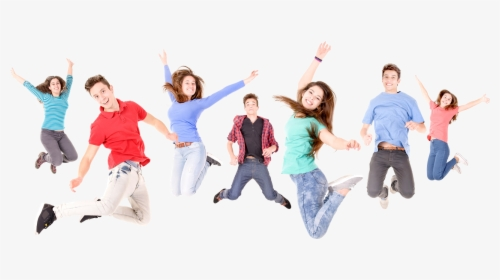
#> input picture OpenCvProject/Photos/group3.jpg, 500 x 280 px
$ python thresh.py
#> lines starting #> are read from the running program, lines starting #| are printed output that depends on the picture; after the words box and inside, x2 and y2 are one past the last pixel; in counts of white or black regions, pixels touching at a corner belong together
import cv2 as cv

img = cv.imread('Photos/group3.jpg')
#> img is the input picture: shape (280, 500, 3); mean B, G, R 227.1, 225.2, 230.6
cv.imshow('group3', img)

gray = cv.cvtColor(img, cv.COLOR_BGR2GRAY)
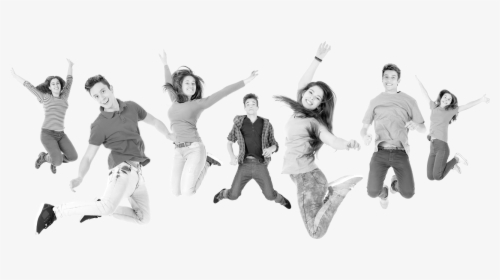
#> gray: shape (280, 500); min 6, max 255, mean 227
cv.imshow('Gray', gray)

# Simple Thresholding
threshold, thresh = cv.threshold(gray, 150, 255, cv.THRESH_BINARY)
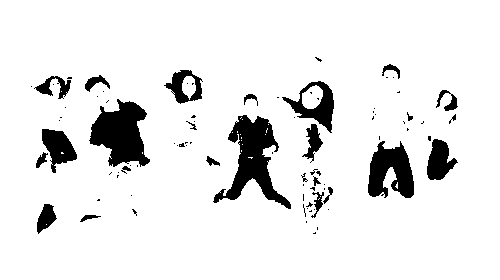
#> thresh: shape (280, 500); 90.9% white; 86 black regions (61 under 20 px), largest, box (x1, y1, x2, y2) and area: (213, 115, 291, 209) 2797, (89, 99, 150, 167) 2508, (368, 141, 414, 198) 1729
cv.imshow('Simple Thresholded', thresh)

threshold, thresh_inv = cv.threshold(gray, 150, 255, cv.THRESH_BINARY_INV)
cv.imshow('Simple Thresholded Inv', thresh_inv)

# Adaptive Thresholding
adaptive_thresh = cv.adaptiveThreshold(
    gray, 255, cv.ADAPTIVE_THRESH_GAUSSIAN_C, cv.THRESH_BINARY_INV, 11, 9)
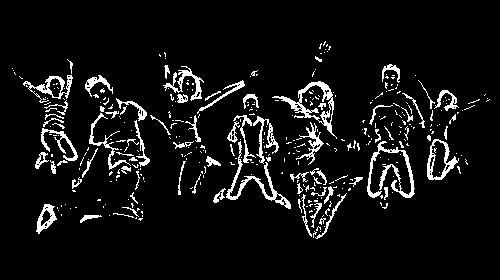
#> adaptive_thresh: shape (280, 500); 7.1% white in thin lines or dots, all inside (x1, y1, x2, y2) = (12, 41, 490, 239)
cv.imshow('adaptive_thresh', adaptive_thresh)

cv.waitKey(0)

$ run again, with OpenCvProject/Photos/group5.jpg copied over OpenCvProject/Photos/group3.jpg
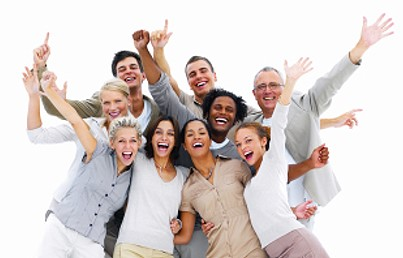
#> input picture OpenCvProject/Photos/group5.jpg, 403 x 258 px
#> img is the input picture: shape (258, 403, 3); mean B, G, R 204.6, 207.6, 217.3
#> `threshold, thresh = cv.threshold(gray, 150, 255, cv.THRESH_BINARY)`:
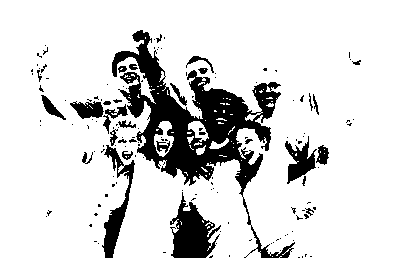
#> thresh: shape (258, 403); 84.6% white; 149 black regions (120 under 20 px), largest, box (x1, y1, x2, y2) and area: (112, 30, 295, 258) 9990, (170, 192, 221, 258) 1765, (102, 145, 135, 258) 1138
#> `adaptive_thresh = cv.adaptiveThreshold( gray, 255, cv.ADAPTIVE_THRESH_..`:
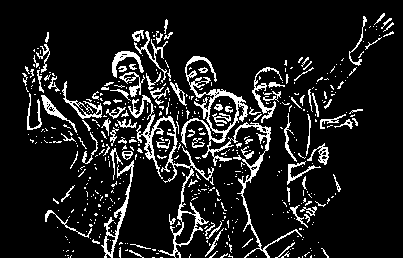
#> adaptive_thresh: shape (258, 403); 11.6% white in thin lines or dots, all inside (x1, y1, x2, y2) = (22, 13, 394, 258)
